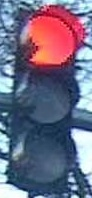
#> input picture Detector/Valid_Traffic_Lights/traffic_light0_00072.jpg, 92 x 198 px
$ python -i color_lights.py   (imports and definitions only)
#> lines starting #> are read from the running program, lines starting #| are printed output that depends on the picture; after the words box and inside, x2 and y2 are one past the last pixel; in counts of white or black regions, pixels touching at a corner belong together
import numpy as np
import cv2
from PIL import Image
import matplotlib.pyplot as plt
import argparse
import pdb

"""
given a numpy array that contains image data of a traffic light,
detects the color that the traffic light is and returns a BGR tuple
for either red, yellow, or green.
"""
def get_color(data):

    if(data.size != 0):

        # convert to HSV
        hsvFrame = cv2.cvtColor(data, cv2.COLOR_RGB2HSV)
#> hsvFrame: shape (198, 92, 3); mean H, S, V 111, 116.6, 150.5

        # Set range for red color and
        # define mask
        # red_lower = np.array([136, 87, 111], np.uint8)
        # red_upper = np.array([180, 255, 255], np.uint8)
        red_lower = np.array([111, 28, 111], np.uint8)
        red_upper = np.array([180, 255, 255], np.uint8)
        red_mask = cv2.inRange(hsvFrame, red_lower, red_upper)
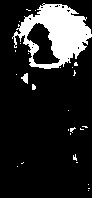
#> red_mask: shape (198, 92); 15.3% white; 27 white regions (24 under 20 px), largest, box (x1, y1, x2, y2) and area: (12, 3, 92, 69) 2623, (21, 73, 28, 84) 47, (32, 84, 36, 90) 20

        # Set range for yellow color and
        # define mask
        yellow_lower = np.array([90, 180, 200], np.uint8)
        yellow_upper = np.array([110, 255, 255], np.uint8)
        yellow_mask = cv2.inRange(hsvFrame, yellow_lower, yellow_upper)
#> yellow_mask: shape (198, 92); every value is 0

        # Set range for green color and
        # define mask
        green_lower = np.array([25, 80, 40], np.uint8)
        green_upper = np.array([50, 255, 255], np.uint8)
        green_mask = cv2.inRange(hsvFrame, green_lower, green_upper)

        # determine percentage that the light is red, yellow, or green.
        # ----mask values seem to be (0-255) where 255 is
        # ----the pixel that matches the color.
        red_percent = np.sum(red_mask) / (data.shape[0] * data.shape[1] * 255)
#> red_percent = 0.153
        #print(f'percentage light is red = {red_percent}')

        yellow_percent = np.sum(yellow_mask) / (data.shape[0] * data.shape[1] * 255)
#> yellow_percent = 0
        #print(f'percentage light is yellow = {yellow_percent}')

        green_percent = np.sum(green_mask) / (data.shape[0] * data.shape[1] * 255)
#> green_percent = 0
        #print(f'percentage light is green = {green_percent}')

        c = np.argmax([red_percent, yellow_percent, green_percent])
#> c = 0
        # [7 lines of commented-out code are left out]
        if c == 0:
            return (0,0,255)
        elif c == 1:
            return (0,127,127)
        else:
            return (0,255,0)

    else:
        return (0,0,0)

# [29 lines not run here, left out]

>>> import cv2
>>> picture = cv2.cvtColor(cv2.imread('Valid_Traffic_Lights/traffic_light0_00072.jpg'), cv2.COLOR_BGR2RGB)
>>> result = get_color(picture)
#> result = (0, 0, 255)

$ run again, on Detector/Valid_Traffic_Lights/traffic_light2_00012.jpg
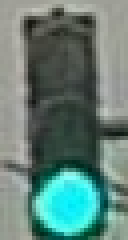
#> input picture Detector/Valid_Traffic_Lights/traffic_light2_00012.jpg, 32 x 60 px (shown 4 times larger)
#> hsvFrame: shape (60, 32, 3); mean H, S, V 58.7, 58.4, 127.5
#> red_mask: shape (60, 32); every value is 0
#> in get_color, `yellow_mask = cv2.inRange(hsvFrame, yellow_lower, yellow_upper)`:
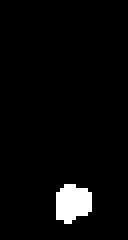
#> yellow_mask: shape (60, 32) (shown 4 times larger); 3.6% white; 1 white region, box (x1, y1, x2, y2) and area: (14, 46, 23, 56) 70
#> red_percent = 0
#> yellow_percent = 0.0365
#> green_percent = 0
#> c = 1
#> result = (0, 127, 127)
